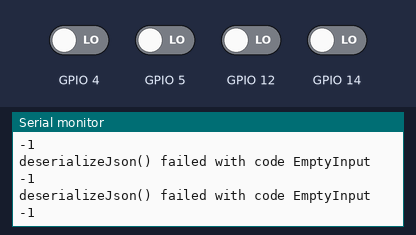
This sketch was run on a simulated ESP8266 (NodeMCU). On the bench: the last lines printed to the serial monitor. The test bench sets the inputs (shaded band); at power-on: GPIO 4, GPIO 5, GPIO 12, GPIO 14 LOW. WiFi joins after 1.5 s; servers stay silent unless stated; uploads are accepted with an empty reply.

Above: at 5.7 s.
5.8 s: GPIO 4 driven HIGH
At 5.96 s:
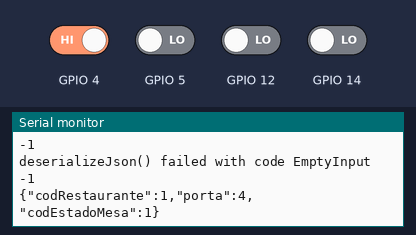
8.0 s: GPIO 5 driven HIGH
At 8.26 s:
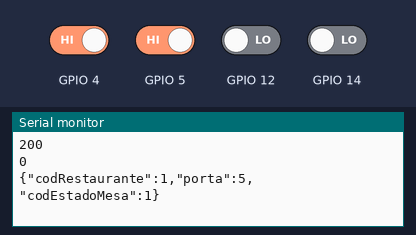
9.5 s: GPIO 12 driven HIGH
At 9.66 s:
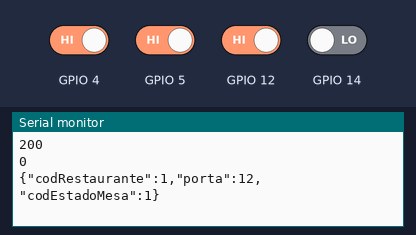
11.0 s: GPIO 14 driven HIGH
At 11.27 s:
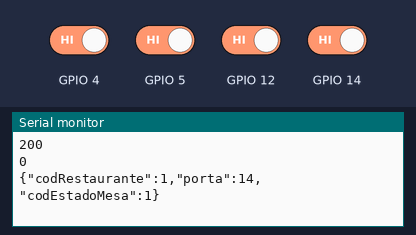
Timing chart, 0 to 13.5 s (numbered marks = the images above; inputs shaded):
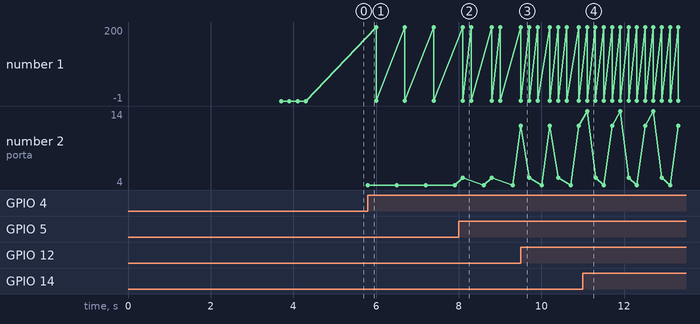

Measured:
- after the input at 5.8 s, the serial monitor: prints a new line at once (image 1)
- after the input at 8.0 s, the serial monitor: prints a new line after 0.10 s (image 2)
- after the input at 9.5 s, the serial monitor: prints a new line at once (image 3)
- after the input at 11.0 s, the serial monitor: prints a new line after 0.11 s (image 4)
- plotted number 1: -1 → 0 after the input at 5.8 s
- plotted number 2: 4 → 12 after the input at 9.5 s

The sketch:

Get_and_Post_Button_State.ino
```cpp
/*
   POST JSON Data when button is pressed
   Author: Matheus Mota
*/

#include <ESP8266WiFi.h>
#include <WiFiClient.h>
#include <ArduinoJson.h>
#include <ESP8266WebServer.h>
#include <ESP8266HTTPClient.h>

/* Set Wifi credentials. */
const char *ssid = "***********";  //ENTER YOUR WIFI SETTINGS
const char *password = "********";

/* Webserver parameters */
const String host = "192.168.15.254:6002";   //IP adress of local API

/* Structs */
struct Porta
{
  int porta, estadoAnterior, estadoMesa;
  long  timer;
};

/* Variables */
int _codRestaurante = 1;
int estadoBotao;
long tempoEspera = 500;
struct Porta porta0 = {12, LOW, LOW, 0};
struct Porta porta1 = {14, LOW, LOW, 0};
struct Porta porta2 = {5, LOW, LOW, 0};
struct Porta porta3 = {4, LOW, LOW, 0};

/* Array of sensors */
const int tamanhoArray = 4;
struct Porta portas[tamanhoArray];


//=======================================================================
//                    Setup
//=======================================================================

void setup() {
  delay(1000);
  Serial.begin(115200);
  WiFi.mode(WIFI_OFF);        //Prevents reconnection issue (taking too long to connect)
  delay(1000);
  WiFi.mode(WIFI_STA);        //This line hides the viewing of ESP as wifi hotspot

  WiFi.begin(ssid, password);     //Connect to your WiFi router
  Serial.println("");

  Serial.print("Connecting");
  // Wait for connection
  while (WiFi.status() != WL_CONNECTED) {
    delay(500);
    Serial.print(".");
  }

  //If connection successful show IP address in serial monitor
  Serial.println("");
  Serial.print("Connected to ");
  Serial.println(ssid);
  Serial.print("IP address: ");
  Serial.println(WiFi.localIP());  //IP address assigned to your ESP

  /* Adding sensors into array */
  portas[0] = porta0;
  portas[1] = porta1;
  portas[2] = porta2;
  portas[3] = porta3;

  /* Set input Pin and Get the last State of Book */
  int i;
  for(i=0;i<tamanhoArray;i++)
  {
     pinMode(portas[i].porta, INPUT);
     portas[i].estadoMesa = getEstadoMesa(portas[i].porta);
     Serial.println(portas[i].estadoMesa);
  }

  delay(200);
}

//=======================================================================
//                    Main Program Loop
//=======================================================================
void loop() {

  int i;
  for(i=0;i<tamanhoArray;i++)
  {
      estadoBotao = digitalRead(portas[i].porta);
      if (estadoBotao == HIGH && portas[i].estadoAnterior == LOW && millis() - portas[i].timer > tempoEspera) {
        if (portas[i].estadoMesa == 1) {
          int estado = postEstadoMesa(portas[i].porta,2);
          portas[i].estadoMesa = estado;
          Serial.println(portas[i].estadoMesa);
        } else {
          int estado = postEstadoMesa(portas[i].porta,1);
          portas[i].estadoMesa = estado;
          Serial.println(portas[i].estadoMesa);
        }
        portas[i].timer = millis();
      }

      portas[i].estadoAnterior == estadoBotao;
  }
}

int getEstadoMesa(int porta)
{
   HTTPClient http;

   http.begin("http://" + host + "/api/Placa/GetEstadoMesa/" + String(_codRestaurante) + "/" + String(porta));
   int httpCode = http.GET();

   String payload = http.getString();
   Serial.println(payload);

   const int capacity = JSON_OBJECT_SIZE(10);
   StaticJsonDocument<capacity> doc;

   DeserializationError err = deserializeJson(doc, payload);

   if (err)
   {
      Serial.print(F("deserializeJson() failed with code "));
      Serial.println(err.c_str());
   }
   else
   {
      const int porta = doc["porta"];
      const int estadoMesa = doc["codEstadoMesa"];

      Serial.println(String(porta) + " - " + String(estadoMesa));
      http.end();
      return estadoMesa;
   }

   http.end();
   return -1;
}

int postEstadoMesa(int porta, int estadoMesa)
{
  HTTPClient http;    //Declare object of class HTTPClient

  const int capacity = JSON_OBJECT_SIZE(4);
  StaticJsonDocument<capacity> doc;

  doc["codRestaurante"] = _codRestaurante;
  doc["porta"] = porta;
  doc["codEstadoMesa"] = estadoMesa;

  String data;
  serializeJson(doc, data);

  Serial.println(data);

  http.begin("http://" + host + "/api/Placa/PostEstadoMesa");
  http.addHeader("Content-Type", "application/json");

  int httpCode = http.POST(data);
  String payload = http.getString();

  Serial.println(httpCode);

  int response = payload.toInt();

  http.end();

  return response;
}
```
